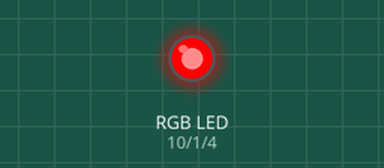
Recording of a sketch running on a simulated Arduino Uno, built with avr-gcc and run on an emulated ATmega328P. On the bench: an RGB LED mixed from three pins (HIGH = lit). Dim RGB values are drawn brighter than linear.

Above: at 0.05 s.
At 0.8 s:
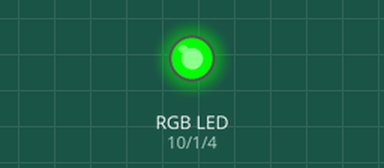
At 1.15 s:
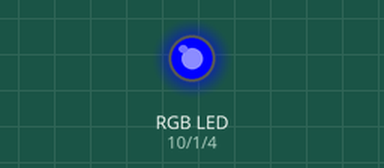
At 1.55 s:
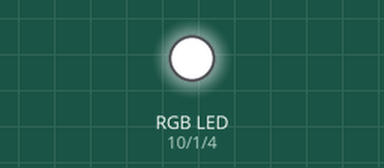
At 2.25 s:
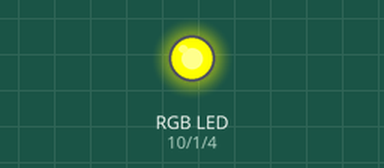
At 3.0 s:
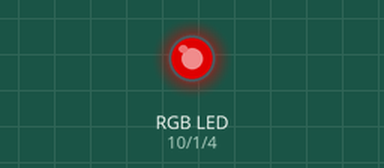
Timing chart, 0 to 6.9 s (numbered marks = the images above):
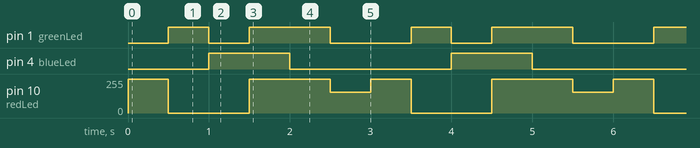

The sketch:

01-2-Muti_Color_LED_Using_RGB.ino
```cpp
int redLed=10;
int greenLed=1;
int blueLed=4;

void setup() {
  pinMode(redLed,OUTPUT);
  pinMode(greenLed,OUTPUT);
  pinMode(blueLed,OUTPUT);
}

void loop() {
  RGB_color(255,0,0);
  delay(500);
  RGB_color(0,255,0);
  delay(500);
  RGB_color(0,0,255);
  delay(500);
  RGB_color(255,255,255);
  delay(500);
  RGB_color(255,165,0);
  delay(500);
  RGB_color(156,34,93);
  delay(500);
}

void RGB_color(int red,int green,int blue)
{
  analogWrite(redLed,red);
  analogWrite(greenLed,green);
  analogWrite(blueLed,blue);
}
```

Measured:
- by itself, pin 1 (greenLed): repeats every 3.0 s: LOW 0.50 s, HIGH 1.0 s, LOW 1.0 s, HIGH 0.50 s
- by itself, pin 4 (blueLed): alternates HIGH for 1.0 s and LOW for 2.0 s
- by itself, pin 10 (redLed): repeats every 3.0 s: 0/255 1.0 s, 255/255 1.0 s, 156/255 0.50 s, 255/255 0.50 s
